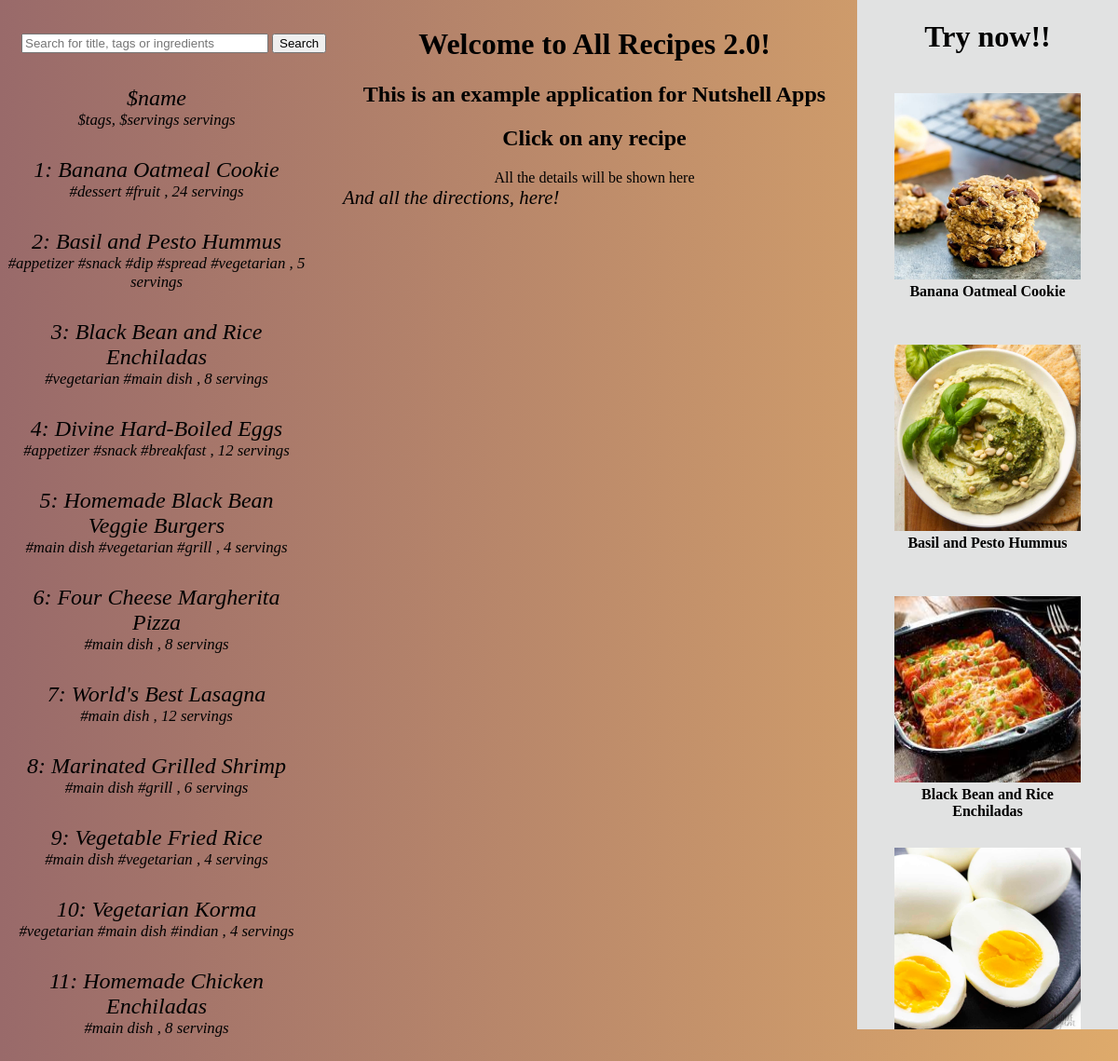
The page / on the database its author committed.
### tables this page shows
CREATE TABLE "recipes_full" (
	"recipe_id"	INTEGER NOT NULL,
	"title"	TEXT NOT NULL,
	"description"	TEXT,
	"prep_time_min"	INTEGER,
	"cook_time_min"	INTEGER,
	"servings"	INTEGER,
	"author"	TEXT NOT NULL,
	"image"	TEXT,
	PRIMARY KEY("recipe_id")
);

### recipes.php (the view)
<?php
function getConnection() {
    try {
        $connection = new PDO("sqlite:".__DIR__."/database/recipes.db");
        $connection->setAttribute(PDO::ATTR_ERRMODE, PDO::ERRMODE_EXCEPTION);
        return $connection;
    } catch (Exception $e) {
        throw new Exception ("Connection error". $e->getMessage(), 0, $e);
    }
}
function getRecipesShort() {
    $database = getConnection();
	try {
        $sql = "select distinct recipes_full.recipe_id, title, servings
        from recipes_full";
        $result = $database->query($sql);
        while($item = $result->fetchObject()) {
            addItemInList($item->title, getTags($item->recipe_id), $item->servings, $item->recipe_id);
        }
	}
	catch (Exception $e) {
		throw new Exception("problem: " . $e);
	}
}
function getTags($recipe_id) {
    $database = getConnection();
    $sql = "select distinct tags.tag_id, tag
    from tags
    join tags_in_recipe on tags_in_recipe.tag_id = tags.tag_id
    join recipes_full on recipes_full.recipe_id = tags_in_recipe.recipe_id
    where tags_in_recipe.recipe_id = ?";
    $result = $database->prepare($sql);
    $result->execute([$recipe_id]);
    $result = $result->fetchAll();
    $response = "";
    foreach ($result as $record) {
        $response .= "#".$record['tag'] . " ";
    }
    return $response;
}
function getRecipesForTrack() {
    $database = getConnection();
    try {
        $sql = "select recipe_id, title, image from recipes_full";
        $result = $database->query($sql);
	    $recipes = $result->fetchAll();
	    return json_encode($recipes);
    }
    catch(Exception $e){
		throw new Exception("problem: " . $e->getMessage());
    }
}
function addItemInList ($name, $tags, $servings, $id) {
    echo <<<PRODUCTLIST
    <li class="recipe-list-item" id="$id">
        $id: $name
        <div class="recipe-list-tags">
        $tags, $servings servings
        </div>
    </li>
PRODUCTLIST;
}
function addItemOnTrack($title, $photo, $id) {
    echo <<<PRODUCTLIST
    <div class="recipe-scroll-item" id="$id">
        <img src="$photo" alt="$title" class="recipe-scroll-photo" draggable="false"/>
        <div>
            <b>$title</b>
        </div>
    </div>
    PRODUCTLIST;
}

### index.php (shortened to what this page needs)
<!DOCTYPE html>
<html lang="en">
<head>
	<link href="Nutshell.css" rel="stylesheet">
</head>
<body class="background">
    <div style="display: flex;">
        <div class="recipe-list-container">
            <form action="" class="recipe-list-filter">
                <input type="text" size="30" placeholder="Search for title, tags or ingredients">
                <input type="button" value="Search">
            </form>
            <ul>
                <li class="recipe-list-item" id="XD">
                    $name
                    <div class="recipe-list-tags">
                    $tags, $servings servings
                    </div>
                </li>
                <?php
                    require_once('recipes.php');
                    getRecipesShort();
                ?>
            </ul>
        </div>
        <div>
            <header>
                <h1 class="title">
                    Welcome to All Recipes 2.0!
                </h1>
                <h2 class="title">
                    This is an example application for Nutshell Apps
                </h2>
            </header>
            <div class="recipe-full-container" id="recipe_full">
                <h2 class="recipe-full-title" id="title">
                    Click on any recipe
                </h2>
                <div class="recipe-full-subtitle" id="subtitle">
                    All the details will be shown here
                </div>
                <div class="recipe-full-directions" id="directions">
                    And all the directions, here!
                </div>
            </div>
            <div class="recipe-scroll-container">
                <h1 class="title">
                    Try now!!
                </h1>
                <div class="recipe-scroll">
                    <div class="track">
                        <?php
                            require_once('recipes.php');
                            $recipes = json_decode(getRecipesForTrack());
                            for($i = 0; $i < 4; $i++) {
                                addItemOnTrack($recipes[$i]->title, $recipes[$i]->image, $recipes[$i]->recipe_id);
                            }
                        ?>
                    </div>
                </div>
            </div>
        </div>
    </div>
</body>
</html>

### Nutshell.css (style rules this page uses)
.background { background: rgb(34,193,195); background: linear-gradient(90deg,rgb(153, 106, 106) 0%, rgb(222, 170, 107) 100%); }
.title { width: 100%; text-align: center; }
.recipe-list-container { width: 30vw; height: 95vh; min-height: 300px; overflow-y: scroll; position: relative; top: 2vh; direction: rtl; }
.recipe-list-filter { direction: ltr; padding: 5px; margin-left:10px; }
.recipe-list-item { direction: ltr; font-style: italic; text-align: center; font-size: 1.5em; margin-top: 30px; list-style-type: none; }
.recipe-list-tags { font-size: 0.7em; }
.recipe-scroll-container { background-color: rgb(225, 226, 226); position: fixed; top: 0; right: 0; }
.recipe-scroll-photo { width: 200px; height: 200px; }
.recipe-scroll-item { width: 200px; height: 230px; text-align: center; padding: 20px; }
.recipe-scroll { background-color: rgb(225, 226, 226); height: 90vh; overflow: hidden; max-width: 240px; align-items: center; padding: 0 20px; }
.recipe-scroll .track { width: calc(270px * 10); animation: scroll 40s 0.5s linear infinite; }
.recipe-full-container { width: 45vw; }
.recipe-full-title { width: 100%; text-align: center; }
.recipe-full-subtitle { text-align: center; }
.recipe-full-directions { font-style: italic; font-size: 1.3em; }

### rows shown on the page
recipes_full: recipe_id "1", name "Banana Oatmeal Cookie", tags "#dessert #fruit", servings "24", image (picture), title "Banana Oatmeal Cookie"
recipes_full: recipe_id "2", name "Basil and Pesto Hummus", tags "#appetizer #snack #dip #spread #vegetarian", servings "5", image (picture), title "Basil and Pesto Hummus"
recipes_full: recipe_id "3", name "Black Bean and Rice Enchiladas", tags "#vegetarian #main dish", servings "8", image (picture), title "Black Bean and Rice Enchiladas"
recipes_full: recipe_id "4", name "Divine Hard-Boiled Eggs", tags "#appetizer #snack #breakfast", servings "12", image (picture)
recipes_full: recipe_id "5", name "Homemade Black Bean Veggie Burgers", tags "#main dish #vegetarian #grill", servings "4"
recipes_full: recipe_id "6", name "Four Cheese Margherita Pizza", tags "#main dish", servings "8"
recipes_full: recipe_id "7", name "World's Best Lasagna", tags "#main dish", servings "12"
recipes_full: recipe_id "8", name "Marinated Grilled Shrimp", tags "#main dish #grill", servings "6"
recipes_full: recipe_id "9", name "Vegetable Fried Rice", tags "#main dish #vegetarian", servings "4"
recipes_full: recipe_id "10", name "Vegetarian Korma", tags "#vegetarian #main dish #indian", servings "4"
recipes_full: recipe_id "11", name "Homemade Chicken Enchiladas", tags "#main dish", servings "8"
